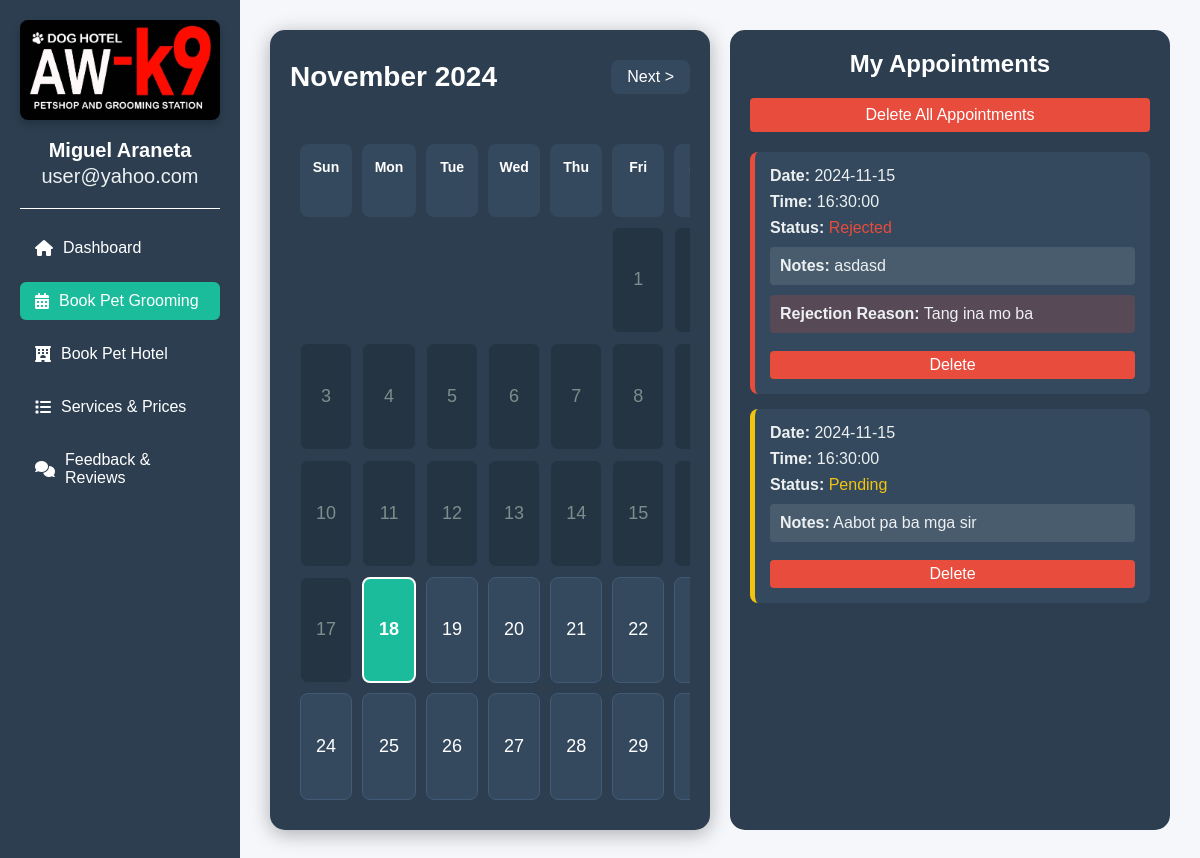
The app's page /booking_calendar.php (signed in) with its own data.
### tables this page shows
CREATE TABLE `appointments` (
  `id` int(11) NOT NULL,
  `user_id` int(11) NOT NULL,
  `appointment_date` date NOT NULL,
  `appointment_time` time NOT NULL,
  `status` enum('pending','approved','rejected') NOT NULL DEFAULT 'pending',
  `rejection_reason` text DEFAULT NULL,
  `created_at` timestamp NOT NULL DEFAULT current_timestamp(),
  `notes` text DEFAULT NULL
);

### booking_calendar.php (the view, shortened to what this page needs)
<?php
include 'db.php';
$user = $_SESSION['user'];
$month = isset($_GET['month']) ? (int)$_GET['month'] : date('n');
$year = isset($_GET['year']) ? (int)$_GET['year'] : date('Y');
function getNextMonth($month, $year) {
    return $month == 12 ? [1, $year + 1] : [$month + 1, $year];
}
function getPrevMonth($month, $year) {
    $currentMonth = date('n');
    $currentYear = date('Y');
    $prevMonth = ($month == 1) ? 12 : $month - 1;
    $prevYear = ($month == 1) ? $year - 1 : $year;
    return ($prevYear < $currentYear || ($prevYear == $currentYear && $prevMonth < $currentMonth))
           ? false
           : [$prevMonth, $prevYear];
}
function buildCalendar($month, $year) {
    $firstDay = mktime(0,0,0,$month,1,$year);
    $numberDays = date('t',$firstDay);
    $dateComponents = getdate($firstDay);
    $monthName = $dateComponents['month'];
    $dayOfWeek = $dateComponents['wday'];
    $next = getNextMonth($month, $year);
    $prev = getPrevMonth($month, $year);
    $calendar = "<div class='calendar'>";
    $calendar .= "<div class='calendar-nav'>";
    $calendar .= " <span class='current-month'>$monthName $year</span> ";
    $calendar .= "<a href='?month={$next[0]}&year={$next[1]}'>Next &gt;</a>";
    $calendar .= "</div>";
    $calendar .= "<div class='calendar-grid'>";
    $daysOfWeek = ['Sun','Mon','Tue','Wed','Thu','Fri','Sat'];
    foreach($daysOfWeek as $day) {
        $calendar .= "<div class='calendar-day-header'>$day</div>";
    }
    if ($dayOfWeek > 0) {
        for($k=0;$k<$dayOfWeek;$k++){
            $calendar .= "<div class='calendar-day empty'></div>";
        }
    }
    for($i=1;$i<=$numberDays;$i++) {
        $currentDate = sprintf("%04d-%02d-%02d", $year, $month, $i);
        $class = 'calendar-day';
        if($i == date('d') && $month == date('m') && $year == date('Y')) {
            $class .= ' today';
        }
        if(strtotime($currentDate) < strtotime(date('Y-m-d'))) {
            $class .= ' past';
        }
        $calendar .= "<div class='$class' data-date='$currentDate'>$i</div>";
    }
    $calendar .= "</div></div>";
    return $calendar;
}
$calendar = buildCalendar($month, $year);
?>
<!DOCTYPE html>
<html lang="en">
<head>
    <link rel="stylesheet" href="https://cdnjs.cloudflare.com/ajax/libs/font-awesome/6.0.0/css/all.min.css">
</head>
<body>
    <div class="sidebar">
        <div class="logo">
            <a href="user_dashboard.php">
                <img src="aw-k9.png" alt="aw-k9 logo">
            </a>
        </div>
        <div class="user-details">
            <h2><?php echo htmlspecialchars($user['name']); ?></h2>
            <p><?php echo htmlspecialchars($user['email']); ?></p>
        </div>
        <div class="divider"></div>
        <ul>
            <li><a href="user_dashboard.php"><i class="fas fa-home"></i>Dashboard</a></li>
            <li><a href="booking_calendar.php" class="active"><i class="fas fa-calendar-alt"></i>Book Pet Grooming</a></li>
            <li><a href="book_pet_boarding.php"><i class="fas fa-hotel"></i>Book Pet Hotel</a></li>
            <li><a href="services.php"><i class="fas fa-list"></i>Services & Prices</a></li>
            <li><a href="feedback.php"><i class="fas fa-comments"></i>Feedback & Reviews</a></li>
        </ul>
    </div>
    <div class="main-content">
        <div class="content-grid">
            <div class="calendar-section">
                <?php
                    $month = isset($_GET['month']) ? $_GET['month'] : date('m');
                    $year = isset($_GET['year']) ? $_GET['year'] : date('Y');
                    echo buildCalendar($month, $year);
                ?>
            </div>
            <div class="appointments-section">
                <h2>My Appointments</h2>
                <?php
                $stmt = $pdo->prepare('
                    SELECT * FROM appointments
                    WHERE user_id = ?
                    ORDER BY appointment_date DESC, appointment_time DESC
                ');
                $stmt->execute([$user['id']]);
                $appointments = $stmt->fetchAll(PDO::FETCH_ASSOC);
                ?>
                <?php if (count($appointments) > 0): ?>
                    <form method="POST" onsubmit="return confirm('Are you sure you want to delete all appointments?');">
                        <button type="submit" name="delete_all" class="delete-all-btn">Delete All Appointments</button>
                    </form>
                    <div class="appointments-container">
                        <?php foreach ($appointments as $appointment): ?>
                            <div class="appointment-card <?php echo $appointment['status']; ?>">
                                <div class="appointment-details"><strong>Date:</strong> <?php echo htmlspecialchars($appointment['appointment_date']); ?></div>
                                <div class="appointment-details"><strong>Time:</strong> <?php echo htmlspecialchars($appointment['appointment_time']); ?></div>
                                <div class="appointment-details"><strong>Status:</strong> <span class="status-<?php echo $appointment['status']; ?>"><?php echo ucfirst(htmlspecialchars($appointment['status'])); ?></span></div>
                                <?php if (!empty($appointment['notes'])): ?>
                                    <div class="appointment-details notes"><strong>Notes:</strong> <?php echo nl2br(htmlspecialchars($appointment['notes'])); ?></div>
                                <?php endif; ?>
                                <?php if ($appointment['status'] === 'rejected' && !empty($appointment['rejection_reason'])): ?>
                                    <div class="appointment-details rejection-reason">
                                        <strong>Rejection Reason:</strong> <?php echo htmlspecialchars($appointment['rejection_reason']); ?>
                                    </div>
                                <?php endif; ?>
                                <form method="POST" onsubmit="return confirm('Are you sure you want to delete this appointment?');">
                                    <button type="submit" name="delete_appointment" class="delete-btn">Delete</button>
                                </form>
                            </div>
                        <?php endforeach; ?>
                    </div>
                <?php else: ?>
                    <p class="no-appointments">You have no appointments at this time.</p>
                <?php endif; ?>
            </div>
        </div>
    </div>
</body>
</html>

### records on screen
appointments: appointment_date "2024-11-15", appointment_time "16:30:00", status "Rejected", notes "asdasd", rejection_reason "Tang ina mo ba"
appointments: appointment_date "2024-11-15", appointment_time "16:30:00", status "Pending", notes "Aabot pa ba mga sir"

### other values on screen
$user['name'] "Miguel Araneta"
$user['email'] "user@yahoo.com"
$monthName "November"
$year "2024"
$day "Sun"
$day "Mon"
$day "Tue"
$day "Wed"
$day "Thu"
$day "Fri"
